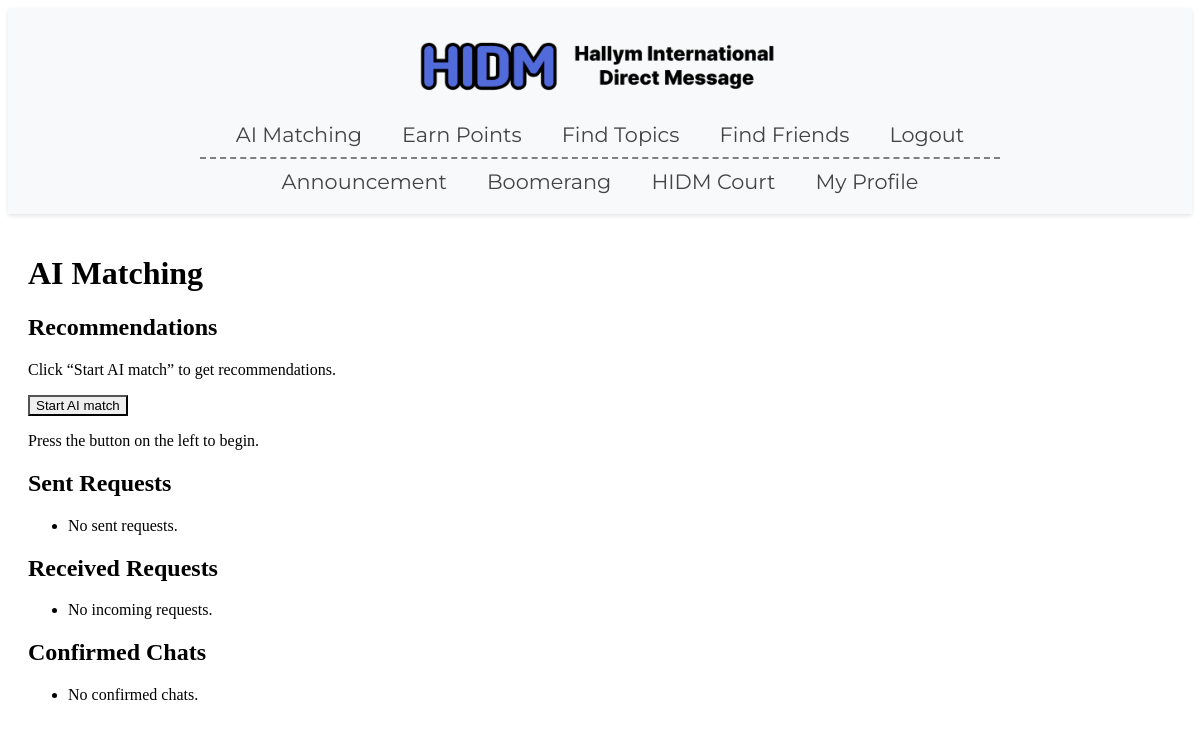
Page /accounts/ai-matching/ (signed in) on the earlier database version.
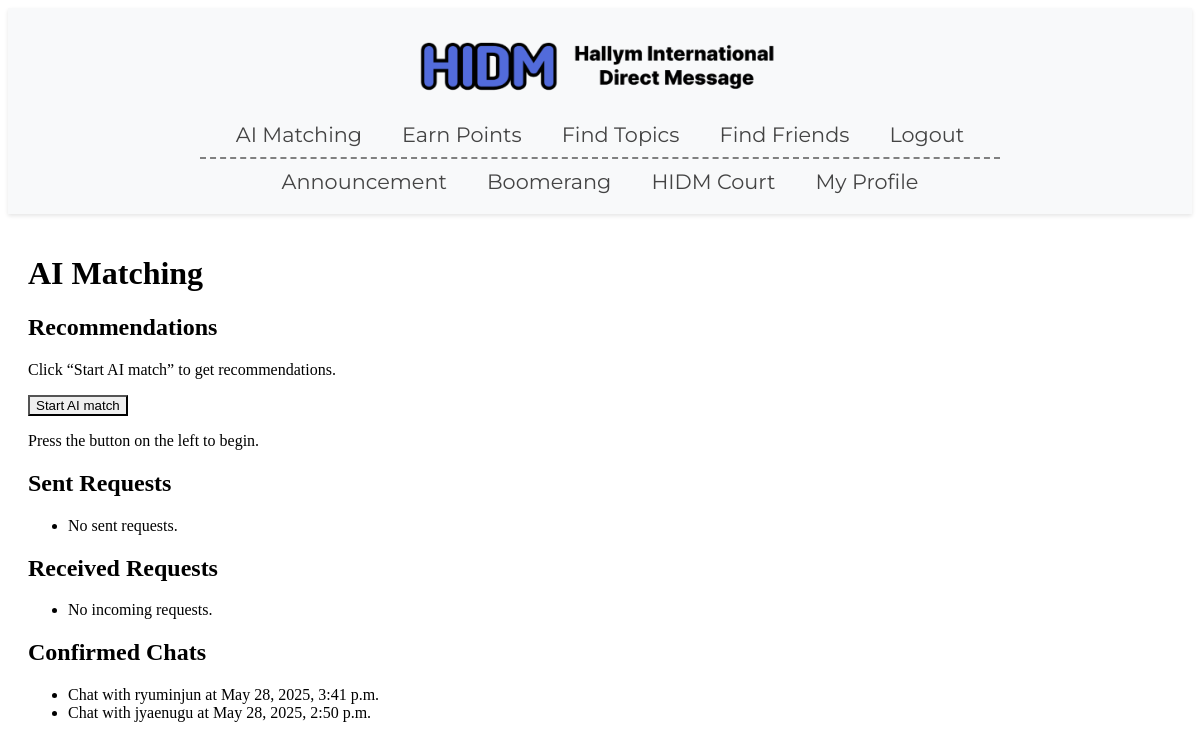
Same page on the later database version.
### accounts/models.py (models this page shows, shortened)
class ChatRequest(models.Model):
    STATUS_CHOICES = [
        ('pending',   'Pending'),    # 요청 보냄, 상대 확인 대기
        ('confirmed', 'Confirmed'),  # 상대가 슬롯 하나를 선택함
        ('cancelled', 'Cancelled'),  # 취소된 요청
    ]
    sender        = models.ForeignKey(
                        User,
                        related_name='chat_requests_sent',
                          on_delete=models.CASCADE
                    )
    receiver      = models.ForeignKey(
                        User,
                        related_name='chat_requests_received',
                          on_delete=models.CASCADE
                    )
    slot1         = models.DateTimeField(verbose_name='Slot 1')
    slot2         = models.DateTimeField(verbose_name='Slot 2')
    slot3         = models.DateTimeField(verbose_name='Slot 3')
    status        = models.CharField(
                        max_length=10,
                        choices=STATUS_CHOICES,
                        default='pending'
                    )
    chosen_slot   = models.DateTimeField(
                        null=True,
                        blank=True,
                        verbose_name='Confirmed Slot'
                    )
    created_at    = models.DateTimeField(auto_now_add=True)
    updated_at    = models.DateTimeField(auto_now=True)
    class Meta:
        unique_together = ('sender', 'receiver', 'created_at')
        ordering = ['-created_at']

class UserProfile(models.Model):
    user = models.OneToOneField(User, on_delete=models.CASCADE)
    nickname = models.CharField(
        max_length=30,
        blank=False,
        verbose_name='Nickname'
    )
    GENDER_CHOICES = [
        ('M', 'Male'),
        ('F', 'Female'),
    ]
    gender = models.CharField(
        max_length=1,
        choices=GENDER_CHOICES,
        verbose_name='Gender'
    )
    NATIVE_LANGUAGE_CHOICES = [
        ('ab', 'Abkhaz'), ('aa', 'Afar'), ('af', 'Afrikaans'), ('ak', 'Akan'),
        ('sq', 'Albanian'), ('am', 'Amharic'), ('ar', 'Arabic'), ('an', 'Aragonese'),
        ('hy', 'Armenian'), ('as', 'Assamese'), ('av', 'Avaric'), ('ae', 'Avestan'),
        ('ay', 'Aymara'), ('az', 'Azerbaijani'), ('bm', 'Bambara'), ('ba', 'Bashkir'),
        ('eu', 'Basque'), ('be', 'Belarusian'), ('bn', 'Bengali'), ('bh', 'Bihari'),
        ('bi', 'Bislama'), ('bs', 'Bosnian'), ('br', 'Breton'), ('bg', 'Bulgarian'),
        ('my', 'Burmese'), ('ca', 'Catalan; Valencian'), ('ch', 'Chamorro'),
        ('ce', 'Chechen'), ('ny', 'Chichewa; Chewa; Nyanja'), ('zh', 'Chinese'),
        ('cv', 'Chuvash'), ('kw', 'Cornish'), ('co', 'Corsican'), ('cr', 'Cree'),
        ('hr', 'Croatian'), ('cs', 'Czech'), ('da', 'Danish'),
        ('dv', 'Divehi; Dhivehi; Maldivian;'), ('nl', 'Dutch'), ('dz', 'Dzongkha'),
        ('en', 'English'), ('eo', 'Esperanto'), ('et', 'Estonian'), ('ee', 'Ewe'),
        ('fo', 'Faroese'), ('fj', 'Fijian'), ('fi', 'Finnish'), ('fr', 'French'),
        ('ff', 'Fula; Fulah; Pulaar; Pular'), ('gl', 'Galician'), ('ka', 'Georgian'),
        ('de', 'German'), ('el', 'Greek, Modern'), ('gn', 'Guaraní'), ('gu', 'Gujarati'),
        ('ht', 'Haitian; Haitian Creole'), ('ha', 'Hausa'), ('he', 'Hebrew (modern)'),
        ('hz', 'Herero'), ('hi', 'Hindi'), ('ho', 'Hiri Motu'), ('hu', 'Hungarian'),
        ('ia', 'Interlingua'), ('id', 'Indonesian'), ('ie', 'Interlingue'), ('ga', 'Irish'),
        ('ig', 'Igbo'), ('ik', 'Inupiaq'), ('io', 'Ido'), ('is', 'Icelandic'),
        ('it', 'Italian'), ('iu', 'Inuktitut'), ('ja', 'Japanese'), ('jv', 'Javanese'),
        ('kl', 'Kalaallisut, Greenlandic'), ('kn', 'Kannada'), ('kr', 'Kanuri'),
        ('ks', 'Kashmiri'), ('kk', 'Kazakh'), ('km', 'Khmer'), ('ki', 'Kikuyu, Gikuyu'),
        ('rw', 'Kinyarwanda'), ('ky', 'Kirghiz, Kyrgyz'), ('kv', 'Komi'), ('kg', 'Kongo'),
        ('ko', 'Korean'), ('ku', 'Kurdish'), ('kj', 'Kwanyama, Kuanyama'), ('la', 'Latin'),
        ('lb', 'Luxembourgish, Letzeburgesch'), ('lg', 'Luganda'),
        ('li', 'Limburgish, Limburgan, Limburger'), ('ln', 'Lingala'), ('lo', 'Lao'),
        ('lt', 'Lithuanian'), ('lu', 'Luba-Katanga'), ('lv', 'Latvian'), ('gv', 'Manx'),
        ('mk', 'Macedonian'), ('mg', 'Malagasy'), ('ms', 'Malay'), ('ml', 'Malayalam'),
        ('mt', 'Maltese'), ('mi', 'Māori'), ('mr', 'Marathi (Marāṭhī)'),
        ('mh', 'Marshallese'), ('mn', 'Mongolian'), ('na', 'Nauru'), ('nv', 'Navajo, Navaho'),
        ('nb', 'Norwegian Bokmål'), ('nd', 'North Ndebele'), ('ne', 'Nepali'), ('ng', 'Ndonga'),
        ('nn', 'Norwegian Nynorsk'), ('no', 'Norwegian'), ('ii', 'Nuosu'), ('nr', 'South Ndebele'),
        ('oc', 'Occitan'), ('oj', 'Ojibwe, Ojibwa'),
        ('cu', 'Old Church Slavonic, Church Slavonic, Old Bulgarian'), ('om', 'Oromo'),
        ('or', 'Oriya'), ('os', 'Ossetian, Ossetic'), ('pa', 'Panjabi, Punjabi'),
        ('pi', 'Pāli'), ('fa', 'Persian'), ('pl', 'Polish'), ('ps', 'Pashto, Pushto'),
        ('pt', 'Portuguese'), ('qu', 'Quechua'), ('rm', 'Romansh'), ('rn', 'Kirundi'),
        ('ro', 'Romanian, Moldavian, Moldovan'), ('ru', 'Russian'),
        ('sa', 'Sanskrit (Saṁskṛta)'), ('sc', 'Sardinian'), ('sd', 'Sindhi'),
        ('se', 'Northern Sami'), ('sm', 'Samoan'), ('sg', 'Sango'), ('sr', 'Serbian'),
        ('gd', 'Scottish Gaelic; Gaelic'), ('sn', 'Shona'), ('si', 'Sinhala, Sinhalese'),
        ('sk', 'Slovak'), ('sl', 'Slovene'), ('so', 'Somali'), ('st', 'Southern Sotho'),
        ('es', 'Spanish; Castilian'), ('su', 'Sundanese'), ('sw', 'Swahili'), ('ss', 'Swati'),
        ('sv', 'Swedish'), ('ta', 'Tamil'), ('te', 'Telugu'), ('tg', 'Tajik'), ('th', 'Thai'),
        ('ti', 'Tigrinya'), ('bo', 'Tibetan Standard, Tibetan, Central'), ('tk', 'Turkmen'),
        ('tl', 'Tagalog'), ('tn', 'Tswana'), ('to', 'Tonga (Tonga Islands)'),
        ('tr', 'Turkish'), ('ts', 'Tsonga'), ('tt', 'Tatar'), ('tw', 'Twi'), ('ty', 'Tahitian'),
        ('ug', 'Uighur, Uyghur'), ('uk', 'Ukrainian'), ('ur', 'Urdu'), ('uz', 'Uzbek'),
        ('ve', 'Venda'), ('vi', 'Vietnamese'), ('vo', 'Volapük'), ('wa', 'Walloon'),
        ('cy', 'Welsh'), ('wo', 'Wolof'), ('fy', 'Western Frisian'), ('xh', 'Xhosa'),
        ('yi', 'Yiddish'), ('yo', 'Yoruba'), ('za', 'Zhuang, Chuang'), ('zu', 'Zulu'),
    ]
    native_language = models.CharField(
        max_length=20,
        choices=NATIVE_LANGUAGE_CHOICES,
        verbose_name='Native Language'
    )
    NATIONALITY_CHOICES = [
    ('AF', 'Afghanistan'), ('AL', 'Albania'), ('DZ', 'Algeria'), ('AS', 'American Samoa'),
    ('AD', 'Andorra'), ('AO', 'Angola'), ('AR', 'Argentina'), ('AM', 'Armenia'),
    ('AU', 'Australia'), ('AT', 'Austria'), ('AZ', 'Azerbaijan'), ('BS', 'Bahamas'),
    ('BH', 'Bahrain'), ('BD', 'Bangladesh'), ('BY', 'Belarus'), ('BE', 'Belgium'),
    ('BZ', 'Belize'), ('BJ', 'Benin'), ('BT', 'Bhutan'), ('BO', 'Bolivia'),
    ('BA', 'Bosnia and Herzegovina'), ('BW', 'Botswana'), ('BR', 'Brazil'),
    ('BN', 'Brunei'), ('BG', 'Bulgaria'), ('BF', 'Burkina Faso'), ('BI', 'Burundi'),
    ('KH', 'Cambodia'), ('CM', 'Cameroon'), ('CA', 'Canada'), ('CV', 'Cape Verde'),
    ('CF', 'Central African Republic'), ('TD', 'Chad'), ('CL', 'Chile'), ('CN', 'China'),
    ('CO', 'Colombia'), ('KM', 'Comoros'), ('CG', 'Congo'), ('CD', 'Congo (DRC)'),
    ('CR', 'Costa Rica'), ('HR', 'Croatia'), ('CU', 'Cuba'), ('CY', 'Cyprus'),
    ('CZ', 'Czech Republic'), ('DK', 'Denmark'), ('DJ', 'Djibouti'), ('DM', 'Dominica'),
    ('DO', 'Dominican Republic'), ('EC', 'Ecuador'), ('EG', 'Egypt'), ('SV', 'El Salvador'),
    ('GQ', 'Equatorial Guinea'), ('ER', 'Eritrea'), ('EE', 'Estonia'), ('ET', 'Ethiopia'),
    ('FJ', 'Fiji'), ('FI', 'Finland'), ('FR', 'France'), ('GA', 'Gabon'),
    ('GM', 'Gambia'), ('GE', 'Georgia'), ('DE', 'Germany'), ('GH', 'Ghana'),
    ('GR', 'Greece'), ('GD', 'Grenada'), ('GT', 'Guatemala'), ('GN', 'Guinea'),
    ('GW', 'Guinea-Bissau'), ('GY', 'Guyana'), ('HT', 'Haiti'), ('HN', 'Honduras'),
    ('HU', 'Hungary'), ('IS', 'Iceland'), ('IN', 'India'), ('ID', 'Indonesia'),
    ('IR', 'Iran'), ('IQ', 'Iraq'), ('IE', 'Ireland'), ('IL', 'Israel'), ('IT', 'Italy'),
    ('JM', 'Jamaica'), ('JP', 'Japan'), ('JO', 'Jordan'), ('KZ', 'Kazakhstan'),
    ('KE', 'Kenya'), ('KI', 'Kiribati'), ('KP', 'North Korea'), ('KR', 'South Korea'),
    ('KW', 'Kuwait'), ('KG', 'Kyrgyzstan'), ('LA', 'Laos'), ('LV', 'Latvia'),
    ('LB', 'Lebanon'), ('LS', 'Lesotho'), ('LR', 'Liberia'), ('LY', 'Libya'),
    ('LI', 'Liechtenstein'), ('LT', 'Lithuania'), ('LU', 'Luxembourg'), ('MG', 'Madagascar'),
    ('MW', 'Malawi'), ('MY', 'Malaysia'), ('MV', 'Maldives'), ('ML', 'Mali'),
    ('MT', 'Malta'), ('MH', 'Marshall Islands'), ('MR', 'Mauritania'), ('MU', 'Mauritius'),
    ('MX', 'Mexico'), ('FM', 'Micronesia'), ('MD', 'Moldova'), ('MC', 'Monaco'),
    ('MN', 'Mongolia'), ('ME', 'Montenegro'), ('MA', 'Morocco'), ('MZ', 'Mozambique'),
    ('MM', 'Myanmar'), ('NA', 'Namibia'), ('NR', 'Nauru'), ('NP', 'Nepal'), ('NL', 'Netherlands'),
    ('NZ', 'New Zealand'), ('NI', 'Nicaragua'), ('NE', 'Niger'), ('NG', 'Nigeria'),
    ('NO', 'Norway'), ('OM', 'Oman'), ('PK', 'Pakistan'), ('PW', 'Palau'), ('PS', 'Palestine'),
    ('PA', 'Panama'), ('PG', 'Papua New Guinea'), ('PY', 'Paraguay'), ('PE', 'Peru'),
    ('PH', 'Philippines'), ('PL', 'Poland'), ('PT', 'Portugal'), ('QA', 'Qatar'),
    ('RO', 'Romania'), ('RU', 'Russia'), ('RW', 'Rwanda'), ('KN', 'Saint Kitts and Nevis'),
    ('LC', 'Saint Lucia'), ('VC', 'Saint Vincent and the Grenadines'), ('WS', 'Samoa'),
    ('SM', 'San Marino'), ('ST', 'Sao Tome and Principe'), ('SA', 'Saudi Arabia'),
    ('SN', 'Senegal'), ('RS', 'Serbia'), ('SC', 'Seychelles'), ('SL', 'Sierra Leone'),
    ('SG', 'Singapore'), ('SK', 'Slovakia'), ('SI', 'Slovenia'), ('SB', 'Solomon Islands'),
    ('SO', 'Somalia'), ('ZA', 'South Africa'), ('ES', 'Spain'), ('LK', 'Sri Lanka'),
    ('SD', 'Sudan'), ('SR', 'Suriname'), ('SZ', 'Swaziland'), ('SE', 'Sweden'),
    ('CH', 'Switzerland'), ('SY', 'Syria'), ('TW', 'Taiwan'), ('TJ', 'Tajikistan'),
    ('TZ', 'Tanzania'), ('TH', 'Thailand'), ('TL', 'Timor-Leste'), ('TG', 'Togo'),
    ('TO', 'Tonga'), ('TT', 'Trinidad and Tobago'), ('TN', 'Tunisia'), ('TR', 'Turkey'),
    ('TM', 'Turkmenistan'), ('TV', 'Tuvalu'), ('UG', 'Uganda'), ('UA', 'Ukraine'),
    ('AE', 'United Arab Emirates'), ('GB', 'United Kingdom'), ('US', 'United States'),
    ('UY', 'Uruguay'), ('UZ', 'Uzbekistan'), ('VU', 'Vanuatu'), ('VE', 'Venezuela'),
    ('VN', 'Vietnam'), ('YE', 'Yemen'), ('ZM', 'Zambia'), ('ZW', 'Zimbabwe'),
    ]
    nationality = models.CharField(
        max_length=50,
        choices=NATIONALITY_CHOICES,
        blank=True,
        verbose_name='Nationality'
    )
    born_year = models.PositiveIntegerField(
        null=True, blank=True,
        verbose_name='Born Year'
    )
    show_born_year = models.BooleanField(
        default=False,
        verbose_name='Show Born Year'
    )
    nationality = models.CharField(
        max_length=50,
        blank=True,
        verbose_name='Nationality'
    )
    show_nationality = models.BooleanField(
        default=False,
        verbose_name='Show Nationality'
    )
    favorite_categories = models.ManyToManyField(
        'Category',         # 또는 Category 모델이 같은 파일에 있으면 그냥 Category
        blank=True,
        verbose_name='관심 카테고리'
    )
    major = models.CharField(
        max_length=100,
        blank=True,
        verbose_name='Major'
    )
    show_major = models.BooleanField(
        default=False,
        verbose_name='Show Major'
    )
    instagram_id = models.CharField(
        max_length=100,
        blank=True,
        verbose_name='Instagram ID'
    )
    show_instagram = models.BooleanField(
        default=False,
        verbose_name='Show Instagram ID'
    )
    MBTI_CHOICES = [
        ('INTJ','INTJ'),('INTP','INTP'),('ENTJ','ENTJ'),('ENTP','ENTP'),
        ('INFJ','INFJ'),('INFP','INFP'),('ENFJ','ENFJ'),('ENFP','ENFP'),
        ('ISTJ','ISTJ'),('ISFJ','ISFJ'),('ESTJ','ESTJ'),('ESFJ','ESFJ'),
        ('ISTP','ISTP'),('ISFP','ISFP'),('ESTP','ESTP'),('ESFP','ESFP'),
    ]
    personality = models.CharField(
        max_length=4,
        choices=MBTI_CHOICES,
        blank=True,
        verbose_name='Personality'
    )
    show_personality = models.BooleanField(
        default=False,
        verbose_name='Show Personality'
    )
    bio = models.CharField(
        max_length=200,
        blank=True,
        verbose_name='Bio'
    )
    show_bio = models.BooleanField(
        default=False,
        verbose_name='Show Bio'
    )
    interests = models.ManyToManyField(
        Interest,
        blank=True,
        related_name='profiles',
        verbose_name='User-selected Interests'
    )
    selected_topics = models.ManyToManyField(
        Topic,
        blank=True,
        related_name='selected_by',
        verbose_name='User-selected Topics'
    )

### accounts/views.py (the view, shortened to what this page needs)
# urls.py: path('ai-matching/', ai_matching, name='ai_matching'),
@login_required
def ai_matching(request):
    start    = request.GET.get('start') == '1'
    refresh  = start and request.GET.get('refresh') == '1'
    is_ajax  = request.GET.get('ajax') == '1'
    me_user    = request.user
    cache_key  = f"ai_recs_user_{me_user.username}"
    recommendations = []
    error = None
    sent_requests = ChatRequest.objects.filter(
        sender=request.user, status='pending'
    ).order_by('-created_at')
    received_requests = ChatRequest.objects.filter(
        receiver=request.user, status='pending'
    ).order_by('-created_at')
    confirmed_chats = ChatRequest.objects.filter(
        Q(sender=request.user, status='confirmed') |
        Q(receiver=request.user, status='confirmed')
    ).order_by('-created_at')
    context = {
        'started':         start,
        'recommendations': recommendations,
        'error':           error,
        'refreshed':       refresh,
        'sent_requests':     sent_requests,
        'received_requests': received_requests,
        'confirmed_chats':   confirmed_chats,
    }
    return render(request, 'accounts/ai_matching.html', context)

### accounts/templates/accounts/ai_matching.html (shortened to what the changed rows need)
{% extends 'base.html' %}
{% load static %}
{% block content %}
  <div class="ai-header">
    <h1>AI Matching</h1>
  </div>
  <div class="ai-container">
    <aside class="ai-sidebar">
      <h2>Recommendations</h2>
    </aside>
    <section class="ai-requests">
      <h2>Sent Requests</h2>
      <h2>Received Requests</h2>
      <h2>Confirmed Chats</h2>
      <ul class="confirmed-chats-list">
        {% for req in confirmed_chats %}
          <li>
            Chat with
            {% if req.sender == user %}
              {{ req.receiver.userprofile.nickname|default:req.receiver.username }}
            {% else %}
              {{ req.sender.userprofile.nickname|default:req.sender.username }}
            {% endif %}
            at {{ req.chosen_slot }}
          </li>
        {% empty %}
          <li>No confirmed chats.</li>
        {% endfor %}
      </ul>
    </section>
  </div>
{% endblock %}

Differences in the rows shown:
added ChatRequest: receiver.userprofile.nickname "ryuminjun", chosen_slot "May 28, 2025, 3:41 p.m."
added ChatRequest: sender.userprofile.nickname "jyaenugu", chosen_slot "May 28, 2025, 2:50 p.m."
Other differences:
text no longer shown: "No confirmed chats."
